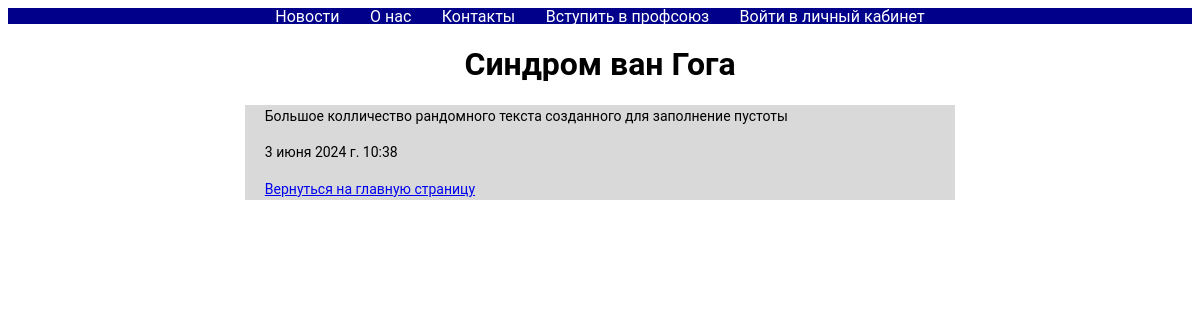
Screenshot of /appearance/new/1 with the database file from the repository.
### myauth/models.py (models this page shows)
class News(models.Model):
    type = models.ForeignKey(News_Type, on_delete=models.CASCADE)
    name = models.CharField(max_length=100)
    article = models.TextField(null=True, blank=True)
    created_at = models.DateTimeField(auto_now_add=True)
    archived = models.BooleanField(default=False)
    avatar = models.ImageField(upload_to='images')
    images = models.ManyToManyField(Photo)
    document = models.FileField(upload_to='document', null=True, blank=True)

### appearance/views.py (the view)
# urls.py: path("new/<int:pk>", NewsDetailsView.as_view(), name="new_details"),
class NewsDetailsView(View):
    def get(self, request:HttpRequest, pk: int) -> HttpResponse:
        new = get_object_or_404(News,pk=pk)
        context = {
            "new": new,
        }
        return render(request, 'appearance/news_details.html', context=context)

### appearance/context_processors.py (called while the page is built)
def login_form(request):
    return {'login_form': UserLoginForm()}

### appearance/templates/appearance/news_details.html (shortened to what this page needs)
{% extends 'appearance/base.html' %}
{% block body %}
    <h1 class="article-title">{{ new.name }}</h1>
        <div class="article-content">
          <p>{{ new.article }}</p>
          <p>{{ new.created_at }}</p>
          <div>
              <a href="{% url 'appearance:index' %}">Вернуться на главную страницу</a>
          </div>
        </div>
{% endblock %}

### appearance/templates/appearance/base.html (style rules this page uses)
* { font-family: 'Roboto', sans-serif; }

### appearance/templates/appearance/news_details.html (style rules this page uses)
.article-title { text-align: center; }
.article-content { font-size: 14px; margin: 0 20%; text-indent: 20px; line-height: 1.6; background-color: #D9D9D9; }
.article-content p { margin-bottom: 1em; }

### rows the page displays
News: name "Синдром ван Гога", article "Большое колличество рандомного текста созданного для заполнение пустоты", created_at "3 июня 2024 г. 10:38"
